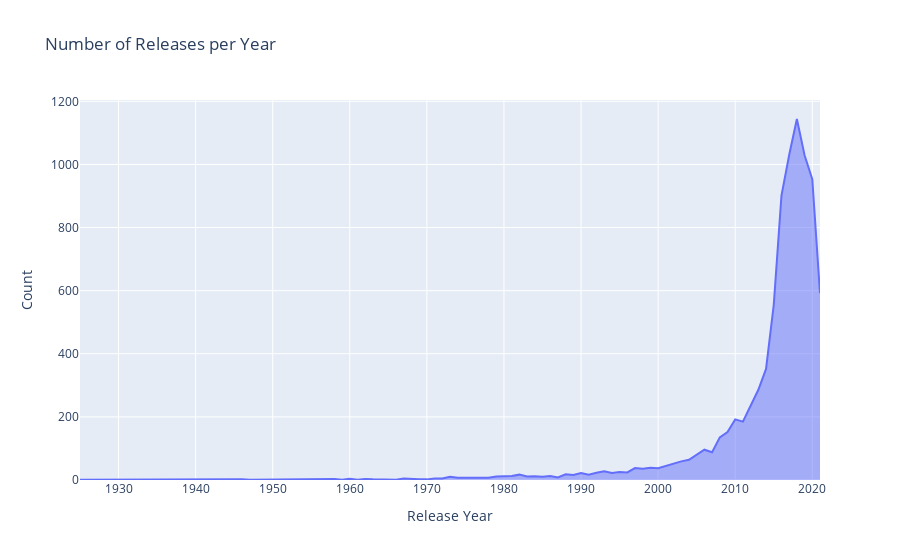

Source (notebook cell):
### Markdown cell above
## Numbers of Release per year on netflix

### Code cell
# Calculate the value counts of release years
release_year_counts = nf['release_year'].value_counts().sort_index()

# Convert to DataFrame for plotly.express
release_year_df = release_year_counts.reset_index()
release_year_df.columns = ['Release Year', 'Count']

fig = px.area(release_year_df, x='Release Year', y='Count', title='Number of Releases per Year')
fig.show()

### Figure 1 — Plotly figure (JSON) as saved in the notebook; plotly's stock layout.template omitted (floating-point values rounded to 4 significant figures)
{"data": [{"fillpattern": {"shape": ""}, "hovertemplate": "Release Year=%{x}<br>Count=%{y}<extra></extra>", "legendgroup": "", "line": {"color": "#636efa"}, "marker": {"symbol": "circle"}, "mode": "lines", "name": "", "orientation": "v", "showlegend": false, "stackgroup": "1", "type": "scatter", "x": [1925, 1942, 1943, 1944, 1945, 1946, 1947, 1954, 1955, 1956, 1958, 1959, 1960, 1961, 1962, 1963, 1964, 1965, 1966, 1967, 1968, 1969, 1970, 1971, 1972, 1973, 1974, 1975, 1976, 1977, 1978, 1979, 1980, 1981, 1982, 1983, 1984, 1985, 1986, 1987, 1988, 1989, 1990, 1991, 1992, 1993, 1994, 1995, 1996, 1997, 1998, 1999, 2000, 2001, 2002, 2003, 2004, 2005, 2006, 2007, 2008, 2009, 2010, 2011, 2012, 2013, 2014, 2015, 2016, 2017, 2018, 2019, 2020, 2021], "xaxis": "x", "y": [1, 2, 3, 3, 4, 2, 1, 2, 3, 2, 3, 1, 4, 1, 3, 2, 2, 2, 1, 5, 3, 2, 2, 5, 5, 10, 7, 7, 9, 7, 7, 11, 11, 13, 17, 11, 12, 10, 13, 8, 18, 16, 22, 17, 23, 28, 22, 25, 24, 38, 36, 39, 37, 45, 51, 59, 64, 80, 96, 88, 135, 152, 192, 185, 236, 286, 352, 555, 901, 1030, 1144, 1029, 953, 592], "yaxis": "y"}], "layout": {"legend": {"tracegroupgap": 0}, "title": {"text": "Number of Releases per Year"}, "xaxis": {"anchor": "y", "domain": [0, 1], "title": {"text": "Release Year"}}, "yaxis": {"anchor": "x", "domain": [0, 1], "title": {"text": "Count"}}}}
